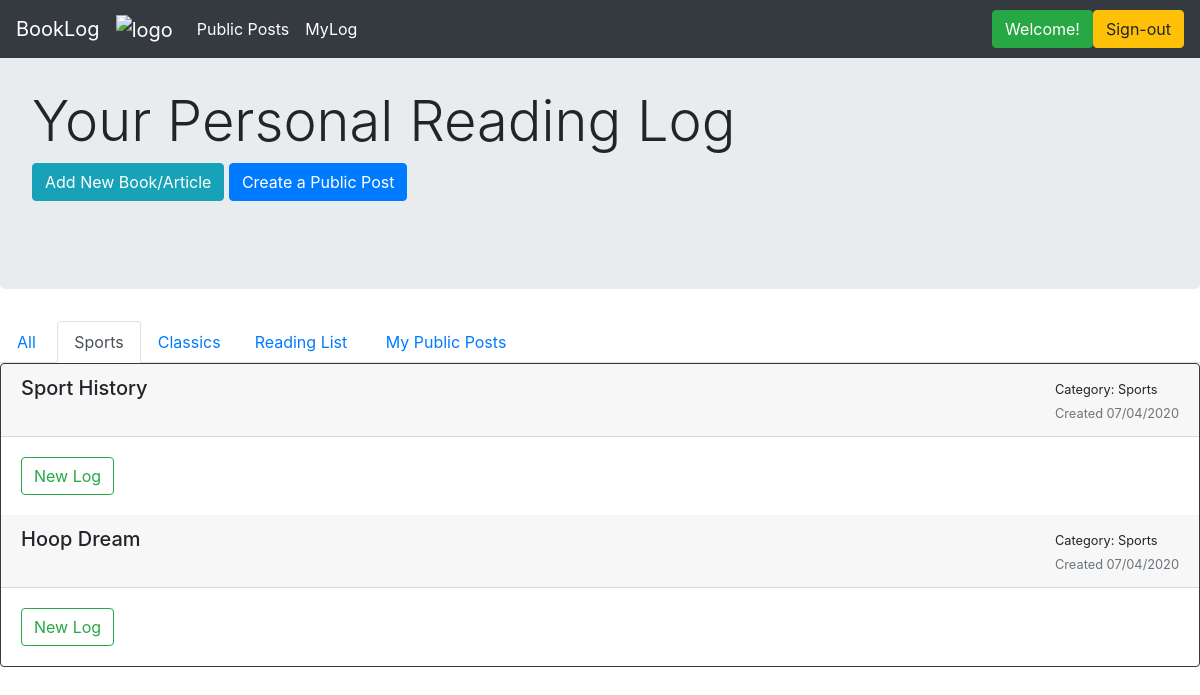
The app's page /myLog/1 (signed in), older data.
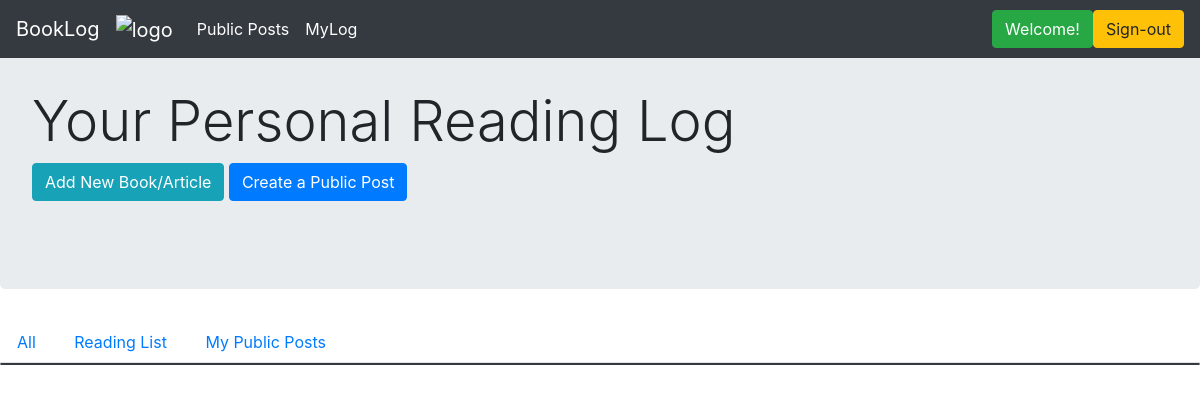
The same page, newer data.
### application/models.py (models this page shows)
class Category(db.Model):
    __tablename__ = 'categories'
    id = db.Column(db.Integer, primary_key=True)
    name = db.Column(db.String(150), index=True, nullable=False, unique=False)
    user_id = db.Column(db.Integer, ForeignKey('users.id'), nullable=False, index=False)
    user = relationship("User", backref="categories", foreign_keys=[user_id])

class Book(db.Model):
    __tablename__ = 'books_and_other_readings'
    id = db.Column(db.Integer, primary_key=True)
    title = db.Column(db.String(80), index=True, unique=False, nullable=False)
    author = db.Column(db.String(80), index=False, unique=False, nullable=True)
    date_started = db.Column(db.DateTime, index=False, unique=False, nullable=False)
    description = db.Column(db.Text, index=False, unique=False, nullable=True)
    complete = db.Column(db.Boolean, index=False, unique=False, nullable=True)
    user_id = db.Column(db.Integer, ForeignKey('users.id'), nullable=False, index=True)
    user = relationship("User", backref = "books", foreign_keys=[user_id])
    cat_id = db.Column(db.Integer, ForeignKey('categories.id'), nullable=True, index=True)
    category = relationship("Category", backref="books", foreign_keys=[cat_id])

### application/routes.py (the view)
@main_bp.route("/myLog/<int:cat_id>", methods=['GET'])
@login_required
def myLogCat(cat_id):
    user = User.query.filter_by(id=session.get("user_id")).first()
    books = user.books
    selected_books = []
    for book in books:
        if book.cat_id == cat_id:
            selected_books.append(book)
    cats = user.categories
    return render_template("category.html", name=session.get("user_id"), user=user, books=selected_books, cats=cats, curr_cat=cat_id)

### application/auth.py (called while the page is built)
@auth_bp.before_app_request
def load_logged_in_user():
    user_id = session.get('user_id')
    if user_id is None:
        g.user = None
    else:
        g.user = User.query.filter_by(id=user_id).first()

def login_required(view):
    @functools.wraps(view)
    def wrapped_view(**kwargs):
        if g.user is None:
            return redirect(url_for('auth_bp.login'))
        return view(**kwargs)
    return wrapped_view

### application/routes.py (called while the page is built)
@main_bp.before_app_request
def load_logged_in_user():
    user_id = session.get('user_id')
    if user_id is None:
        g.user = None
    else:
        g.user = User.query.filter_by(id=user_id).first()

### application/templates/category.html (shortened to what this page needs)
{% extends 'layout.html' %}
{% block content %}
<div class="jumbotron">
    <br>
    <h1 class="display-4">Your Personal Reading Log</h1>
    <a href="{{url_for('main_bp.create_new')}}" class="btn btn-info" role="button">Add New Book/Article</a>
    <a href="{{url_for('main_bp.create_public_post')}}" class="btn btn-primary" role="button">Create a Public Post</a>
    <br>
    <br>
</div>
<ul class="nav nav-tabs">
  <li class="nav-item"> <a class="nav-link" href="{{url_for('main_bp.myLog')}}">All&nbsp;</a> </li>
  {% for cat in cats %}
      {% if cat.id == curr_cat %}
          <li class="nav-item"> <a class="nav-link active" href="#">{{cat.name}}</a> </li>
      {% else %}
          <li class="nav-item"> <a class="nav-link" href="{{url_for('main_bp.myLogCat', cat_id=cat.id)}}">{{cat.name}}</a> </li>
      {% endif %}
  {% endfor %}
  <li class="nav-item"> <a class="nav-link" href="{{ url_for('main_bp.reading_list')}}">Reading List&nbsp;</a></li>
  <li class="nav-item"> <a class="nav-link" href="{{ url_for('main_bp.my_public_posts')}}">My Public Posts&nbsp;&nbsp;</a></li>
  <div class="btn-toolbar" role="toolbar">
  </div>
</ul>
<div class="card text-left border-dark mb-3">
{% for book in books|reverse %}
  <div class="card-header position-sticky justify-content-between">
      <div class="float-right">
      <small>Category: {{book.category.name}}</small> <br>
      <small class="text-muted">Created {{ book.date_started.strftime("%m/%d/%Y") }}</small>
      </div>
      {% if book.author != "" %}
          <h5 class="mb-1">{{ book.title }} by {{ book.author }}</h5>
      {% else %}
          <h5 class="mb-1">{{ book.title }}</h5>
      {% endif %}
  </div>
  <div class="card-body">
  <div class="end">
  <button class="btn btn-outline-success" type="button" data-toggle="collapse" area-expanded="false" data-target={{"#log" + loop.index|string}}>New Log</button>
    </div>
    </div>
{% endfor %}
</div>
{% endblock %}

Row changes from the older to the newer data that the page shows:
removed Category: name "Sports"
removed Category: name "Classics"
no longer on this page (row edited): Book: category.name "Sports", date_started "07/04/2020", title "Sport History"
no longer on this page (row edited): Book: category.name "Sports", date_started "07/04/2020", title "Hoop Dream"
